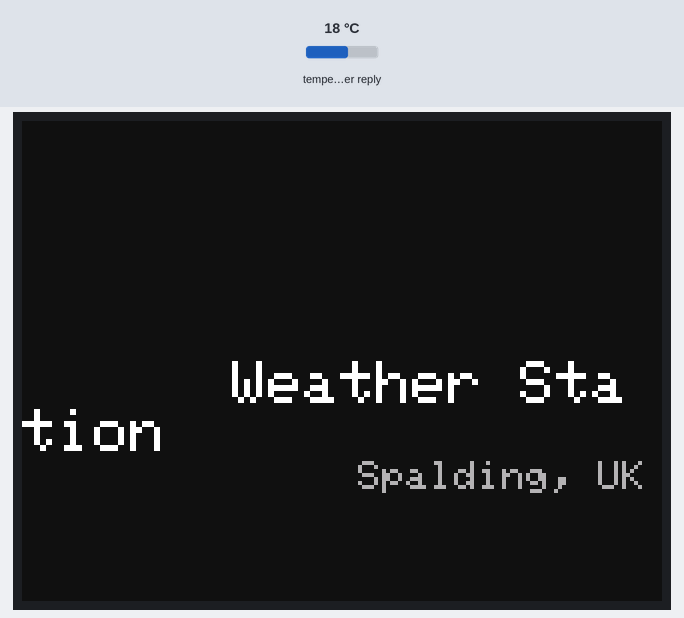
This sketch was run on a simulated Arduino Uno R4 WiFi. On the bench: 320×240 colour display. The inputs (shaded band) are chosen by the test bench; at power-on: temperature in the weather reply 18 °C. WiFi joins after 1.5 s; servers stay silent unless stated; web services answer with replies made up by the test bench; what the sketch prints to the serial monitor is not drawn.

Above: at 2.3 s.
5.0 s: temperature in the weather reply set to -1 °C
At 6.9 s:
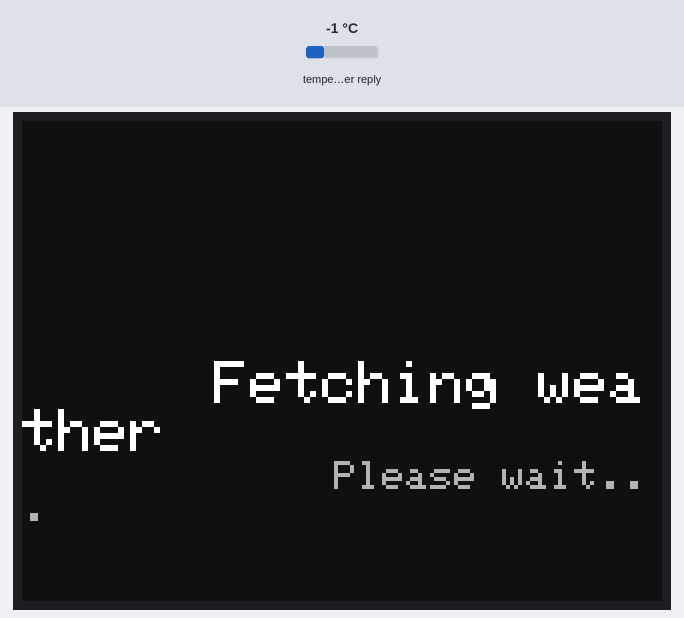
At 8.4 s:
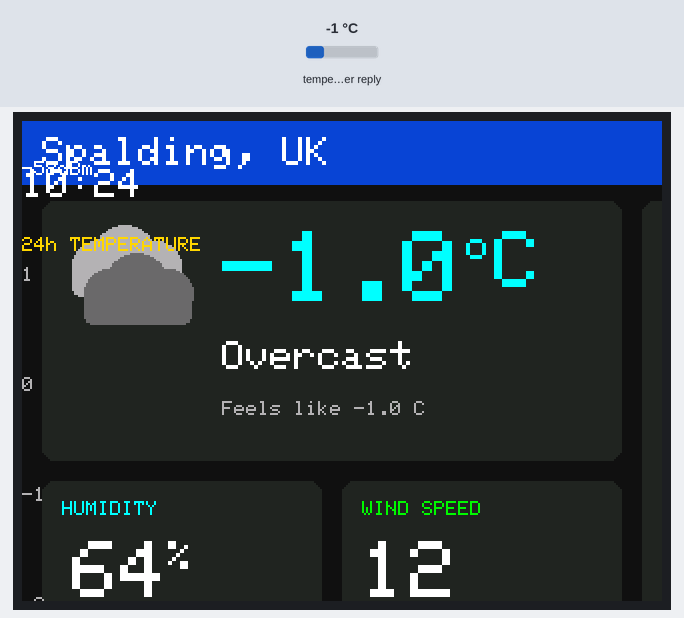
Timing chart, 0 to 9.9 s (numbered marks = the images above; inputs shaded):
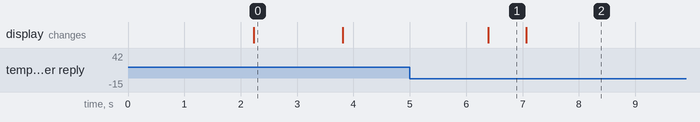

The sketch:

tft_weather.ino
```cpp
// TFT Weather Station — Rich graphical dashboard
// 3.5" ILI9486 TFT Shield (480x320) on Arduino UNO R4 WiFi
// Fetches weather from Open-Meteo API for Spalding, UK
//
// Layout (landscape 480x320):
//   Top bar:      Location + last-update time
//   Centre-left:  Large weather icon (drawn with GFX primitives)
//   Centre-right: Large temperature + condition text
//   Bottom:       Humidity bar, wind speed, feels-like, pressure info
//   Right strip:  24h temp mini-chart (hourly temps)

#include <Adafruit_GFX.h>
#include <MCUFRIEND_kbv.h>
#include <WiFiS3.h>

// --- Colours (RGB565) ---
#define C_BG        0x1082  // very dark blue-grey
#define C_PANEL     0x2124  // dark grey panel
#define C_HEADER    0x0A3A  // deep teal
#define C_WHITE     0xFFFF
#define C_LGREY     0xB596
#define C_DGREY     0x6B4D
#define C_YELLOW    0xFEA0
#define C_ORANGE    0xFC00
#define C_RED       0xF800
#define C_CYAN      0x07FF
#define C_BLUE      0x03BF
#define C_DBLUE     0x016C
#define C_GREEN     0x07C0
#define C_LGREEN    0x47E4
#define C_RAIN_BLUE 0x5D7F
#define C_SNOW_W    0xE73C
#define C_SUN_Y     0xFFE0

// --- Config ---
const char* ssid = "YOUR_SSID";
const char* pass = "YOUR_PASSWORD";
const char* host = "api.open-meteo.com";
const char* path = "/v1/forecast?latitude=52.79&longitude=-0.15"
                   "&current=temperature_2m,relative_humidity_2m,"
                   "wind_speed_10m,weather_code,apparent_temperature"
                   "&hourly=temperature_2m"
                   "&forecast_days=1";
const unsigned long REFRESH_MS = 600000;  // 10 min

// --- Hardware ---
MCUFRIEND_kbv tft;

// --- State ---
unsigned long lastFetch = 0;
bool firstRun = true;
float curTemp = 0, curFeels = 0, curWind = 0;
int   curHumidity = 0, curWeatherCode = 0;
char  curTime[6] = "--:--";
float hourlyTemp[24];
int   hourlyCount = 0;
float tempMin24 = 99, tempMax24 = -99;

// ===================== Drawing Helpers =====================

void drawRoundPanel(int x, int y, int w, int h, uint16_t colour) {
  tft.fillRoundRect(x, y, w, h, 6, colour);
}

// ===================== Weather Icons (64x64 area) =====================

void drawSun(int cx, int cy, int r) {
  tft.fillCircle(cx, cy, r, C_SUN_Y);
  // Rays
  for (int a = 0; a < 360; a += 45) {
    float rad = a * 3.14159 / 180.0;
    int x1 = cx + cos(rad) * (r + 4);
    int y1 = cy + sin(rad) * (r + 4);
    int x2 = cx + cos(rad) * (r + 10);
    int y2 = cy + sin(rad) * (r + 10);
    tft.drawLine(x1, y1, x2, y2, C_SUN_Y);
    tft.drawLine(x1+1, y1, x2+1, y2, C_SUN_Y);
  }
}

void drawCloud(int x, int y, uint16_t colour) {
  tft.fillCircle(x, y, 12, colour);
  tft.fillCircle(x + 14, y - 4, 16, colour);
  tft.fillCircle(x + 30, y, 12, colour);
  tft.fillRoundRect(x - 12, y, 54, 16, 4, colour);
}

void drawRainDrops(int x, int y) {
  for (int i = 0; i < 4; i++) {
    int dx = x + i * 12;
    int dy = y + (i % 2) * 6;
    tft.drawLine(dx, dy, dx - 3, dy + 8, C_RAIN_BLUE);
    tft.drawLine(dx + 1, dy, dx - 2, dy + 8, C_RAIN_BLUE);
  }
}

void drawSnowflakes(int x, int y) {
  for (int i = 0; i < 4; i++) {
    int dx = x + i * 12;
    int dy = y + (i % 2) * 8;
    tft.drawPixel(dx, dy, C_SNOW_W);
    tft.drawPixel(dx-2, dy-2, C_SNOW_W);
    tft.drawPixel(dx+2, dy-2, C_SNOW_W);
    tft.drawPixel(dx-2, dy+2, C_SNOW_W);
    tft.drawPixel(dx+2, dy+2, C_SNOW_W);
    tft.drawPixel(dx, dy-3, C_SNOW_W);
    tft.drawPixel(dx, dy+3, C_SNOW_W);
    tft.drawPixel(dx-3, dy, C_SNOW_W);
    tft.drawPixel(dx+3, dy, C_SNOW_W);
  }
}

void drawLightning(int x, int y) {
  // Simple bolt shape
  tft.drawLine(x+6, y, x, y+10, C_YELLOW);
  tft.drawLine(x, y+10, x+8, y+10, C_YELLOW);
  tft.drawLine(x+8, y+10, x+2, y+22, C_YELLOW);
  tft.drawLine(x+7, y, x+1, y+10, C_YELLOW);
  tft.drawLine(x+1, y+10, x+9, y+10, C_YELLOW);
  tft.drawLine(x+9, y+10, x+3, y+22, C_YELLOW);
}

void drawFog(int x, int y) {
  for (int i = 0; i < 4; i++) {
    int dy = y + i * 7;
    int w = 44 - (i % 2) * 8;
    tft.drawFastHLine(x, dy, w, C_LGREY);
    tft.drawFastHLine(x, dy + 1, w, C_LGREY);
  }
}

void drawWeatherIcon(int x, int y, int code) {
  // Clear icon area
  tft.fillRect(x, y, 70, 70, C_PANEL);

  int cx = x + 35;
  int cy = y + 30;

  if (code == 0) {
    // Clear sky — sun
    drawSun(cx, cy, 18);
  } else if (code <= 3) {
    // Cloudy
    if (code == 1) {
      drawSun(cx + 10, cy - 10, 12);
      drawCloud(cx - 16, cy + 2, C_LGREY);
    } else {
      drawCloud(cx - 16, cy - 8, C_LGREY);
      drawCloud(cx - 10, cy + 6, C_DGREY);
    }
  } else if (code <= 49) {
    // Fog
    drawFog(x + 12, y + 14);
  } else if (code <= 69) {
    // Rain / drizzle
    drawCloud(cx - 16, cy - 10, C_DGREY);
    drawRainDrops(x + 14, y + 44);
  } else if (code <= 79) {
    // Snow
    drawCloud(cx - 16, cy - 10, C_LGREY);
    drawSnowflakes(x + 14, y + 44);
  } else if (code <= 84) {
    // Showers
    drawCloud(cx - 16, cy - 10, C_DGREY);
    drawRainDrops(x + 14, y + 42);
  } else {
    // Thunderstorm
    drawCloud(cx - 16, cy - 12, C_DGREY);
    drawLightning(x + 24, y + 38);
  }
}

// ===================== WMO Condition Text =====================

const char* weatherDesc(int code) {
  if (code == 0) return "Clear Sky";
  if (code == 1) return "Mostly Clear";
  if (code == 2) return "Partly Cloudy";
  if (code == 3) return "Overcast";
  if (code <= 49) return "Fog";
  if (code <= 55) return "Drizzle";
  if (code <= 59) return "Freezing Drizzle";
  if (code <= 65) return "Rain";
  if (code <= 69) return "Freezing Rain";
  if (code <= 75) return "Snowfall";
  if (code <= 79) return "Snow Grains";
  if (code <= 82) return "Rain Showers";
  if (code <= 84) return "Snow Showers";
  if (code == 95) return "Thunderstorm";
  return "Storm + Hail";
}

// ===================== Colour for temperature =====================

uint16_t tempColour(float t) {
  if (t <= -5)  return C_BLUE;
  if (t <= 0)   return C_CYAN;
  if (t <= 10)  return C_LGREEN;
  if (t <= 20)  return C_GREEN;
  if (t <= 28)  return C_YELLOW;
  if (t <= 35)  return C_ORANGE;
  return C_RED;
}

// ===================== UI Panels =====================

void drawHeader() {
  tft.fillRect(0, 0, 480, 32, C_HEADER);
  tft.setTextColor(C_WHITE);
  tft.setTextSize(2);
  tft.setCursor(10, 8);
  tft.print("Spalding, UK");

  // Current time
  tft.setTextSize(2);
  tft.setCursor(340, 8);
  tft.print(curTime);

  // WiFi indicator
  tft.setCursor(420, 12);
  tft.setTextSize(1);
  tft.print(WiFi.RSSI());
  tft.print("dBm");
}

void drawTemperaturePanel() {
  // Main temperature panel: left-centre area
  drawRoundPanel(10, 40, 290, 130, C_PANEL);

  // Weather icon
  drawWeatherIcon(18, 50, curWeatherCode);

  // Large temperature
  tft.setTextColor(tempColour(curTemp));
  tft.setTextSize(5);
  tft.setCursor(100, 55);
  if (curTemp >= 0 && curTemp < 10) tft.print(" ");
  tft.print(curTemp, 1);

  // Degree symbol + C
  tft.setTextSize(2);
  tft.setCursor(tft.getCursorX() + 2, 55);
  tft.print("o");
  tft.setTextSize(4);
  tft.setCursor(tft.getCursorX() + 2, 55);
  tft.print("C");

  // Condition text
  tft.setTextColor(C_WHITE);
  tft.setTextSize(2);
  tft.setCursor(100, 110);
  tft.print(weatherDesc(curWeatherCode));

  // Feels like
  tft.setTextColor(C_LGREY);
  tft.setTextSize(1);
  tft.setCursor(100, 140);
  tft.print("Feels like ");
  tft.print(curFeels, 1);
  tft.print(" C");
}

void drawHumidityPanel() {
  drawRoundPanel(10, 180, 140, 130, C_PANEL);

  tft.setTextColor(C_CYAN);
  tft.setTextSize(1);
  tft.setCursor(20, 190);
  tft.print("HUMIDITY");

  // Large humidity value
  tft.setTextColor(C_WHITE);
  tft.setTextSize(4);
  tft.setCursor(25, 210);
  tft.print(curHumidity);
  tft.setTextSize(2);
  tft.print("%");

  // Humidity bar
  int barW = 110;
  int barH = 10;
  int barX = 20;
  int barY = 260;
  tft.drawRoundRect(barX, barY, barW, barH, 3, C_DGREY);
  int fillW = map(constrain(curHumidity, 0, 100), 0, 100, 0, barW - 2);
  uint16_t barCol = curHumidity > 80 ? C_BLUE : (curHumidity > 50 ? C_CYAN : C_GREEN);
  tft.fillRoundRect(barX + 1, barY + 1, fillW, barH - 2, 2, barCol);

  // Label
  tft.setTextColor(C_LGREY);
  tft.setTextSize(1);
  tft.setCursor(barX, barY + 14);
  tft.print("0%");
  tft.setCursor(barX + barW - 24, barY + 14);
  tft.print("100%");
}

void drawWindPanel() {
  drawRoundPanel(160, 180, 140, 130, C_PANEL);

  tft.setTextColor(C_GREEN);
  tft.setTextSize(1);
  tft.setCursor(170, 190);
  tft.print("WIND SPEED");

  // Large wind value
  tft.setTextColor(C_WHITE);
  tft.setTextSize(4);
  tft.setCursor(170, 210);
  if (curWind < 10) tft.print(" ");
  tft.print(curWind, 0);

  tft.setTextSize(1);
  tft.setCursor(170, 255);
  tft.setTextColor(C_LGREY);
  tft.print("km/h");

  // Beaufort scale description
  tft.setCursor(170, 275);
  tft.setTextColor(C_LGREEN);
  if (curWind < 2)       tft.print("Calm");
  else if (curWind < 12) tft.print("Light breeze");
  else if (curWind < 29) tft.print("Gentle breeze");
  else if (curWind < 50) tft.print("Moderate wind");
  else if (curWind < 75) tft.print("Strong wind");
  else                   tft.print("Gale force!");

  // Wind strength indicator dots
  int dots = min((int)(curWind / 10), 8);
  for (int i = 0; i < 8; i++) {
    uint16_t col = i < dots ? (i < 4 ? C_GREEN : (i < 6 ? C_YELLOW : C_RED)) : C_DGREY;
    tft.fillCircle(175 + i * 14, 292, 4, col);
  }
}

void drawTempChart() {
  // 24h temperature chart on the right strip
  drawRoundPanel(310, 40, 160, 270, C_PANEL);

  tft.setTextColor(C_YELLOW);
  tft.setTextSize(1);
  tft.setCursor(320, 50);
  tft.print("24h TEMPERATURE");

  if (hourlyCount < 2) {
    tft.setCursor(330, 160);
    tft.setTextColor(C_DGREY);
    tft.print("No data");
    return;
  }

  // Chart area
  int chartX = 345, chartY = 68;
  int chartW = 115, chartH = 220;

  // Y-axis labels
  tft.setTextColor(C_LGREY);
  tft.setTextSize(1);

  float range = tempMax24 - tempMin24;
  if (range < 2) range = 2;  // minimum range
  float padMin = tempMin24 - range * 0.1;
  float padMax = tempMax24 + range * 0.1;
  float padRange = padMax - padMin;

  // Draw grid lines and labels
  for (int i = 0; i <= 4; i++) {
    float t = padMin + (padRange * i / 4);
    int y = chartY + chartH - (int)((t - padMin) / padRange * chartH);
    tft.drawFastHLine(chartX, y, chartW, C_DGREY);
    tft.setCursor(318, y - 3);
    tft.print((int)round(t));
  }

  // X-axis labels (hours)
  tft.setCursor(chartX, chartY + chartH + 4);
  tft.print("0h");
  tft.setCursor(chartX + chartW - 18, chartY + chartH + 4);
  tft.print("23h");

  // Plot temperature line
  for (int i = 1; i < hourlyCount && i < 24; i++) {
    int x0 = chartX + (int)((float)(i - 1) / 23 * chartW);
    int x1 = chartX + (int)((float)i / 23 * chartW);
    int y0 = chartY + chartH - (int)((hourlyTemp[i-1] - padMin) / padRange * chartH);
    int y1 = chartY + chartH - (int)((hourlyTemp[i] - padMin) / padRange * chartH);
    y0 = constrain(y0, chartY, chartY + chartH);
    y1 = constrain(y1, chartY, chartY + chartH);
    tft.drawLine(x0, y0, x1, y1, C_YELLOW);
    tft.drawLine(x0, y0+1, x1, y1+1, C_YELLOW);
  }

  // Mark current hour with a dot
  // (rough approximation — millis since midnight not available,
  //  but we can highlight the last known data point)
}

void drawStatusBar() {
  tft.fillRect(0, 312, 480, 8, C_BG);
  tft.setTextColor(C_DGREY);
  tft.setTextSize(1);
  tft.setCursor(10, 313);
  tft.print("Open-Meteo API | 10 min refresh | UNO R4 WiFi + ILI9486");
}

void drawFullDashboard() {
  tft.fillScreen(C_BG);
  drawHeader();
  drawTemperaturePanel();
  drawHumidityPanel();
  drawWindPanel();
  drawTempChart();
  drawStatusBar();
}

void drawSplash(const char* line1, const char* line2) {
  tft.fillScreen(C_BG);
  tft.setTextColor(C_WHITE);
  tft.setTextSize(3);
  int16_t x1, y1;
  uint16_t w, h;
  tft.getTextBounds(line1, 0, 0, &x1, &y1, &w, &h);
  tft.setCursor((480 - w) / 2, 120);
  tft.print(line1);

  if (line2) {
    tft.setTextSize(2);
    tft.setTextColor(C_LGREY);
    tft.getTextBounds(line2, 0, 0, &x1, &y1, &w, &h);
    tft.setCursor((480 - w) / 2, 170);
    tft.print(line2);
  }
}

// ===================== WiFi =====================

bool connectWiFi() {
  if (WiFi.status() == WL_CONNECTED) return true;

  Serial.print("Connecting WiFi...");
  drawSplash("Connecting WiFi", ssid);

  WiFi.begin(ssid, pass);
  int attempts = 0;
  while (WiFi.status() != WL_CONNECTED && attempts < 30) {
    delay(500);
    attempts++;
    // Animated dots
    tft.setTextSize(3);
    tft.setTextColor(C_CYAN, C_BG);
    tft.setCursor(200 + (attempts % 4) * 24, 210);
    tft.print(".");
    if (attempts % 4 == 0) {
      tft.fillRect(200, 210, 120, 30, C_BG);
    }
  }

  if (WiFi.status() == WL_CONNECTED) {
    Serial.print("OK IP:");
    Serial.println(WiFi.localIP());
    delay(1000);
    return true;
  }

  Serial.println("Failed");
  return false;
}

// ===================== JSON Parsing =====================

float parseFloat(const String& resp, const char* key, int fromIdx) {
  int idx = resp.indexOf(key, fromIdx);
  if (idx == -1) return -999;
  int colon = resp.indexOf(':', idx);
  if (colon == -1) return -999;

  String num = "";
  for (int i = colon + 1; i < (int)resp.length() && i < colon + 15; i++) {
    char c = resp.charAt(i);
    if (c == '-' || c == '.' || (c >= '0' && c <= '9')) num += c;
    else if (num.length() > 0) break;
  }
  return num.length() > 0 ? num.toFloat() : -999;
}

int parseInt(const String& resp, const char* key, int fromIdx) {
  float v = parseFloat(resp, key, fromIdx);
  return v > -998 ? (int)v : -999;
}

void parseHourlyTemps(const String& resp) {
  int block = resp.indexOf("\"hourly\"");
  if (block == -1) return;
  int tempArr = resp.indexOf("\"temperature_2m\"", block);
  if (tempArr == -1) return;
  int bracket = resp.indexOf('[', tempArr);
  if (bracket == -1) return;
  int end = resp.indexOf(']', bracket);
  if (end == -1) return;

  hourlyCount = 0;
  tempMin24 = 99;
  tempMax24 = -99;
  int pos = bracket + 1;

  while (pos < end && hourlyCount < 24) {
    // Skip whitespace/commas
    while (pos < end && (resp[pos] == ',' || resp[pos] == ' ')) pos++;
    if (pos >= end) break;

    String num = "";
    while (pos < end && resp[pos] != ',' && resp[pos] != ']') {
      num += resp[pos];
      pos++;
    }
    num.trim();
    if (num.length() > 0 && num != "null") {
      float t = num.toFloat();
      hourlyTemp[hourlyCount++] = t;
      if (t < tempMin24) tempMin24 = t;
      if (t > tempMax24) tempMax24 = t;
    }
  }

  Serial.print("Hourly temps parsed: ");
  Serial.print(hourlyCount);
  Serial.print(" min=");
  Serial.print(tempMin24);
  Serial.print(" max=");
  Serial.println(tempMax24);
}

// ===================== HTTP Fetch =====================

bool fetchWeather() {
  WiFiClient client;

  Serial.println("Fetching weather...");

  bool connected = false;
  for (int retry = 0; retry < 3 && !connected; retry++) {
    if (retry > 0) delay(2000);
    connected = client.connect(host, 80);
  }
  if (!connected) {
    Serial.println("Connect failed");
    return false;
  }

  client.print("GET ");
  client.print(path);
  client.println(" HTTP/1.1");
  client.print("Host: ");
  client.println(host);
  client.println("Connection: close");
  client.println();

  unsigned long timeout = millis();
  while (!client.available()) {
    if (millis() - timeout > 15000) {
      client.stop();
      return false;
    }
    delay(100);
  }

  String response = "";
  while (client.connected() || client.available()) {
    if (client.available()) response += (char)client.read();
    else delay(10);
  }
  client.stop();

  // Parse current conditions
  int cur = response.indexOf("\"current\"");
  if (cur == -1) return false;

  // Parse time — "time":"2024-01-15T17:30"
  int timeKey = response.indexOf("\"time\"", cur);
  if (timeKey != -1) {
    int tPos = response.indexOf('T', timeKey);
    if (tPos != -1 && tPos + 5 < (int)response.length()) {
      curTime[0] = response[tPos + 1];
      curTime[1] = response[tPos + 2];
      curTime[2] = ':';
      curTime[3] = response[tPos + 4];
      curTime[4] = response[tPos + 5];
      curTime[5] = '\0';
    }
  }

  curTemp = parseFloat(response, "\"temperature_2m\":", cur);
  curHumidity = parseInt(response, "\"relative_humidity_2m\":", cur);
  curWind = parseFloat(response, "\"wind_speed_10m\":", cur);
  curWeatherCode = parseInt(response, "\"weather_code\":", cur);
  curFeels = parseFloat(response, "\"apparent_temperature\":", cur);

  Serial.print("T:"); Serial.print(curTemp);
  Serial.print(" H:"); Serial.print(curHumidity);
  Serial.print(" W:"); Serial.print(curWind);
  Serial.print(" WMO:"); Serial.print(curWeatherCode);
  Serial.print(" Feels:"); Serial.println(curFeels);

  // Parse hourly data
  parseHourlyTemps(response);

  return curTemp > -999;
}

// ===================== Main =====================

void setup() {
  Serial.begin(115200);
  delay(2000);

  Serial.println("TFT Weather Station starting...");

  uint16_t id = tft.readID();
  if (id == 0x0 || id == 0xD3D3 || id == 0xFFFF || id == 0x9494) {
    id = 0x9486;
  }
  tft.begin(id);
  tft.setRotation(1);  // landscape 480x320

  Serial.print("TFT ID: 0x");
  Serial.print(id, HEX);
  Serial.print(" Size: ");
  Serial.print(tft.width());
  Serial.print("x");
  Serial.println(tft.height());

  drawSplash("Weather Station", "Spalding, UK");
  delay(1500);
}

void loop() {
  unsigned long now = millis();

  if (firstRun || (now - lastFetch >= REFRESH_MS)) {
    firstRun = false;
    lastFetch = now;

    if (connectWiFi()) {
      drawSplash("Fetching weather", "Please wait...");

      if (fetchWeather()) {
        Serial.println("Drawing dashboard...");
        drawFullDashboard();
        Serial.println("Dashboard complete.");
      } else {
        drawSplash("Fetch failed", "Retrying in 10 min");
      }
    } else {
      drawSplash("WiFi failed", "Check connection");
    }
  }
}
```

Measured:
- after the input at 5.0 s, the display: first differs from a run without the input after 2.1 s (image 2)
- what the display in image 0 shows lasts 1.6 s, from 2.2 s to 3.8 s
- what the display in image 1 shows lasts 0.7 s, from 6.4 s to 7.1 s
